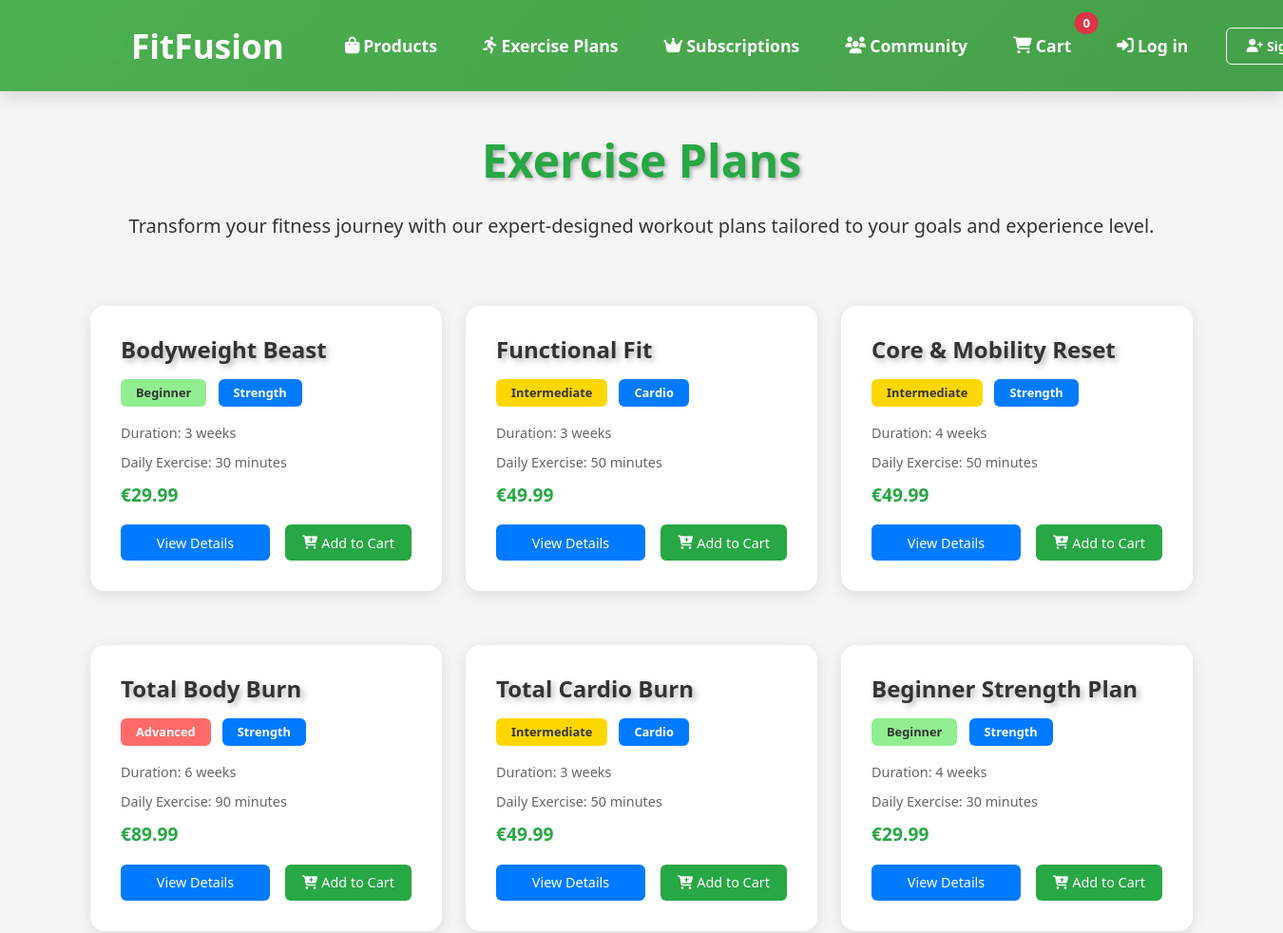
Page /exercise-plans/ (upper part) on the earlier database version.
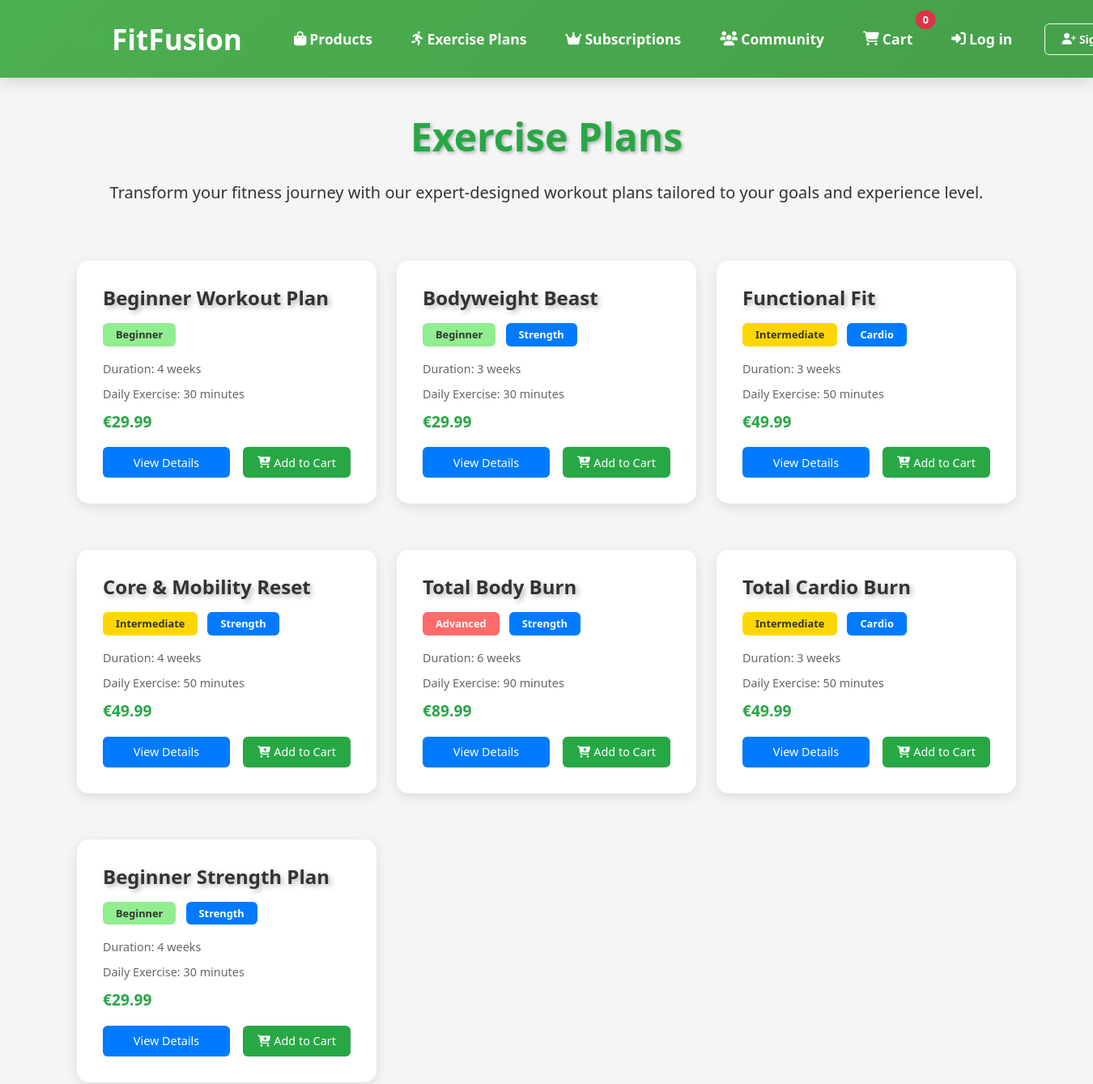
Same page on the later database version.
### inventory/models.py (models this page shows, shortened)
class ExercisePlan(models.Model):
    DIFFICULTY_CHOICES = [
        ('beginner', 'Beginner'),
        ('intermediate', 'Intermediate'),
        ('advanced', 'Advanced'),
    ]
    name = models.CharField(max_length=200)
    slug = models.SlugField(unique=True)
    description = models.TextField()
    price = models.DecimalField(max_digits=10, decimal_places=2)
    duration_weeks = models.IntegerField(null=True, blank=True)
    daily_exercise_minutes = models.PositiveIntegerField(default=30, help_text="Minutes of exercise per day")
    difficulty = models.CharField(max_length=20, choices=DIFFICULTY_CHOICES)
    category = models.ForeignKey(Category, on_delete=models.CASCADE, null=True, blank=True)
    image = models.ImageField(upload_to='exercise_plans/', null=True, blank=True)
    created_at = models.DateTimeField(auto_now_add=True)
    updated_at = models.DateTimeField(auto_now=True)
    class Meta:
        ordering = ['-created_at']

class Category(models.Model):
    name = models.CharField(max_length=100)
    slug = models.SlugField(unique=True)
    description = models.TextField(blank=True)
    parent = models.ForeignKey('self', on_delete=models.CASCADE, null=True, blank=True, related_name='children')
    class Meta:
        verbose_name_plural = 'Categories'
        ordering = ['name']

### inventory/views.py (the view)
# urls.py: path('exercise-plans/', exercise_plan_list, name='exercise_plan_list'),
def exercise_plan_list(request):
    plans = ExercisePlan.objects.all()
    difficulty = request.GET.get('difficulty')
    if difficulty:
        plans = plans.filter(difficulty=difficulty)
    max_duration = request.GET.get('max_duration')
    if max_duration:
        plans = plans.filter(duration_minutes__lte=int(max_duration))
    return render(request, 'inventory/exercise_plans.html', {
        'plans': plans
    })

### inventory/context_processors.py (called while the page is built)
def cart_count(request):
    cart = request.session.get('cart', {})
    total_items = sum(cart.values())
    return {'cart_count': total_items}

### inventory/templates/inventory/exercise_plans.html (shortened to what this page needs)
{% extends "base.html" %}
{% load static %}
{% block content %}
<div class="container mt-4">
    <h1 class="hero-title text-center mb-4">Exercise Plans</h1>
    <p class="lead text-center mb-5">Transform your fitness journey with our expert-designed workout plans tailored to your goals and experience level.</p>
        <div class="exercise-plans">
            {% for plan in plans %}
                <div class="plan-card">
                    <h2>{{ plan.name }}</h2>
                    <div class="plan-badges">
                        <span class="badge difficulty-badge difficulty-{{ plan.difficulty }}">{{ plan.get_difficulty_display }}</span>
                        {% if plan.category %}
                            <span class="badge focus-badge">{{ plan.category.name }}</span>
                        {% endif %}
                    </div>
                    <p class="duration">Duration: {{ plan.duration_weeks }} weeks</p>
                    <p class="daily-time">Daily Exercise: {{ plan.daily_exercise_minutes }} minutes</p>
                    <p class="price">€{{ plan.price }}</p>
                    <div class="plan-buttons">
                        <a href="{% url 'exercise_plan_detail' plan.id %}" class="view-plan-btn">View Details</a>
                        <form method="POST" action="{% url 'inventory:add_to_cart' 'plan' plan.id %}" class="d-inline cart-form">
                            <button type="submit" class="add-to-cart-btn">
                                <i class="fas fa-cart-plus me-1"></i>Add to Cart
                            </button>
                        </form>
                    </div>
                </div>
            {% empty %}
                <p>No exercise plans available at the moment.</p>
            {% endfor %}
        </div>
    </div>
{% endblock %}

### templates/base.html (shortened to what this page needs)
<!DOCTYPE html>
<html lang="en">
<head>
  {% load static %}
  <link href="https://cdn.jsdelivr.net/npm/bootstrap@5.3.2/dist/css/bootstrap.min.css" rel="stylesheet">
  <link rel="stylesheet" href="https://cdnjs.cloudflare.com/ajax/libs/font-awesome/6.4.0/css/all.min.css">
  <link rel="stylesheet" href="{% static 'inventory/styles.css' %}">
</head>
<body>
  <nav class="navbar navbar-expand-lg navbar-dark bg-primary shadow-sm">
    <div class="container">
      <a class="navbar-brand fw-bold" href="{% url 'home' %}">
        <i class="fas fa-dumbbell me-2"></i>FitFusion
      </a>
      <div class="collapse navbar-collapse" id="navbarNav">
        <ul class="navbar-nav me-auto">
          <li class="nav-item">
            <a class="nav-link" href="{% url 'product_list' %}">
              <i class="fas fa-shopping-bag me-1"></i>Products
            </a>
          </li>
          <li class="nav-item">
            <a class="nav-link" href="{% url 'exercise_plan_list' %}">
              <i class="fas fa-running me-1"></i>Exercise Plans
            </a>
          </li>
          <li class="nav-item">
            <a class="nav-link" href="{% url 'subscriptions:plan_list' %}">
              <i class="fas fa-crown me-1"></i>Subscriptions
            </a>
          </li>
          <li class="nav-item">
            <a class="nav-link" href="{% url 'post_list' %}">
              <i class="fas fa-users me-1"></i>Community
            </a>
          </li>
        </ul>
        <ul class="navbar-nav">
          <li class="nav-item">
            <a class="nav-link position-relative" href="{% url 'cart' %}">
              <i class="fas fa-shopping-cart me-1"></i>Cart
              <span class="position-absolute top-0 start-100 translate-middle badge rounded-pill bg-danger">
                {{ cart_count|default:0 }}
              </span>
            </a>
          </li>
          {% if user.is_authenticated %}
            <li class="nav-item">
              <form method="post" action="{% url 'account_logout' %}" class="d-inline">
                {% csrf_token %}
                <button type="submit" class="nav-link btn btn-link">
                  <i class="fas fa-sign-out-alt me-1"></i>Log out
                </button>
              </form>
            </li>
          {% else %}
            <li class="nav-item">
              <a class="nav-link" href="{% url 'account_login' %}">
                <i class="fas fa-sign-in-alt me-1"></i>Log in
              </a>
            </li>
            <li class="nav-item">
              <a class="btn btn-outline-light btn-sm ms-2" href="{% url 'account_signup' %}">
                <i class="fas fa-user-plus me-1"></i>Sign Up
              </a>
            </li>
          {% endif %}
        </ul>
      </div>
    </div>
  </nav>
  <main class="min-vh-100">
    {% block content %}{% endblock %}
  </main>
</body>
</html>

### static/inventory/styles.css (style rules this page uses)
:root { --primary-color: #4CAF50; --secondary-color: #2196F3; --danger-color: #ff4444; --text-color: #333; --light-gray: #f8f8f8; --border-color: #ddd; --shadow: 0 2px 4px rgba(0,0,0,0.1); --transition: all 0.3s ease; }
body .navbar, html .navbar { background: linear-gradient(135deg, #4CAF50 0%, #45a049 100%) !important; box-shadow: 0 4px 20px rgba(0,0,0,0.15) !important; padding: 15px 0 !important; width: 100% !important; position: relative !important; }
body .navbar .container, html .navbar .container { max-width: 1200px !important; margin: 0 auto !important; padding: 0 15px !important; display: flex !important; justify-content: space-between !important; align-items: center !important; }
body .navbar-brand, html .navbar-brand { font-size: 2.2rem !important; font-weight: 800 !important; color: white !important; text-decoration: none; margin-right: 40px !important; position: static !important; transform: none !important; transition: none !important; }
.navbar-brand i { color: #4CAF50; margin-right: 10px; font-size: 2rem !important; }
body .navbar-nav, html .navbar-nav { align-items: center !important; display: flex !important; flex-shrink: 0 !important; }
body .nav-item, html .nav-item { margin: 0 8px !important; flex-shrink: 0 !important; }
body .nav-link, html .nav-link { color: white !important; font-weight: 700 !important; font-size: 1.1rem !important; padding: 10px 16px !important; border-radius: 6px !important; transition: all 0.3s ease !important; white-space: nowrap !important; display: flex !important; align-items: center !important; }
.btn-outline-light { border-radius: 6px !important; font-weight: 600 !important; padding: 8px 20px !important; transition: all 0.3s ease !important; display: flex !important; align-items: center !important; }
body { font-family: 'Segoe UI', Tahoma, Geneva, Verdana, sans-serif; line-height: 1.6; color: var(--text-color); background-color: #f5f5f5; margin: 0; padding: 0; }
.container { max-width: 1200px; margin: 0 auto; padding: 20px; }
.price { color: #666; font-weight: 500; }
.exercise-plans { display: grid; grid-template-columns: repeat(auto-fill, minmax(300px, 1fr)); gap: 25px; padding: 20px 0; }
.plan-card { background: white; border-radius: 10px; padding: 25px; box-shadow: var(--shadow); transition: var(--transition); position: relative; overflow: hidden; }
.plan-card::before { content: ''; position: absolute; top: 0; left: 0; width: 100%; height: 4px; background: var(--primary-color); transform: scaleX(0); transition: var(--transition); }
.plan-card h2 { margin: 0 0 15px 0; color: var(--text-color); font-size: 1.5em; }
.duration, .calories { color: #666; margin: 8px 0; display: flex; align-items: center; gap: 8px; }
.view-plan-btn { display: inline-block; padding: 10px 20px; background: var(--secondary-color); color: white; text-decoration: none; border-radius: 25px; margin-top: 15px; transition: var(--transition); }
main .container, main .row, main .col-md-6, main .col-12 { background: transparent !important; }
.navbar, nav.navbar, .navbar-expand-lg { display: block !important; visibility: visible !important; opacity: 1 !important; position: relative !important; z-index: 1000 !important; }
.navbar-nav, .navbar-nav * { display: flex !important; visibility: visible !important; opacity: 1 !important; }

Differences in the rows shown:
added ExercisePlan: name "Beginner Workout Plan", difficulty "Beginner", duration_weeks "4", daily_exercise_minutes "30", price "29.99"
